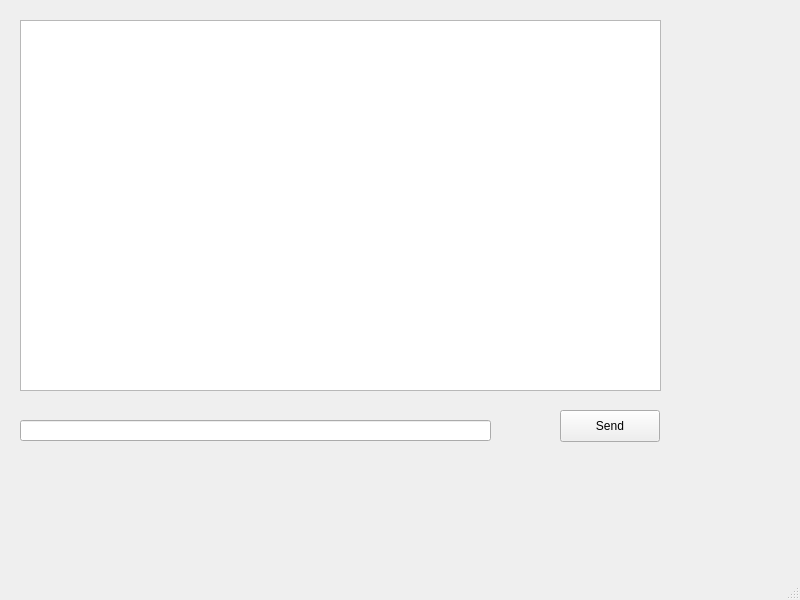
<?xml version="1.0" encoding="UTF-8"?>
<ui version="4.0">
 <class>MainWindow</class>
 <widget class="QMainWindow" name="MainWindow">
  <property name="geometry">
   <rect>
    <x>0</x>
    <y>0</y>
    <width>800</width>
    <height>600</height>
   </rect>
  </property>
  <property name="windowTitle">
   <string>MainWindow</string>
  </property>
  <widget class="QWidget" name="centralwidget">
   <widget class="QLineEdit" name="message">
    <property name="geometry">
     <rect>
      <x>20</x>
      <y>420</y>
      <width>471</width>
      <height>21</height>
     </rect>
    </property>
   </widget>
   <widget class="QTextEdit" name="messageArea">
    <property name="geometry">
     <rect>
      <x>20</x>
      <y>20</y>
      <width>641</width>
      <height>371</height>
     </rect>
    </property>
   </widget>
   <widget class="QPushButton" name="sendButton">
    <property name="geometry">
     <rect>
      <x>560</x>
      <y>410</y>
      <width>100</width>
      <height>32</height>
     </rect>
    </property>
    <property name="text">
     <string>Send</string>
    </property>
   </widget>
  </widget>
  <widget class="QMenuBar" name="menubar">
   <property name="geometry">
    <rect>
     <x>0</x>
     <y>0</y>
     <width>800</width>
     <height>22</height>
    </rect>
   </property>
  </widget>
  <widget class="QStatusBar" name="statusbar"/>
 </widget>
 <resources/>
 <connections/>
</ui>
